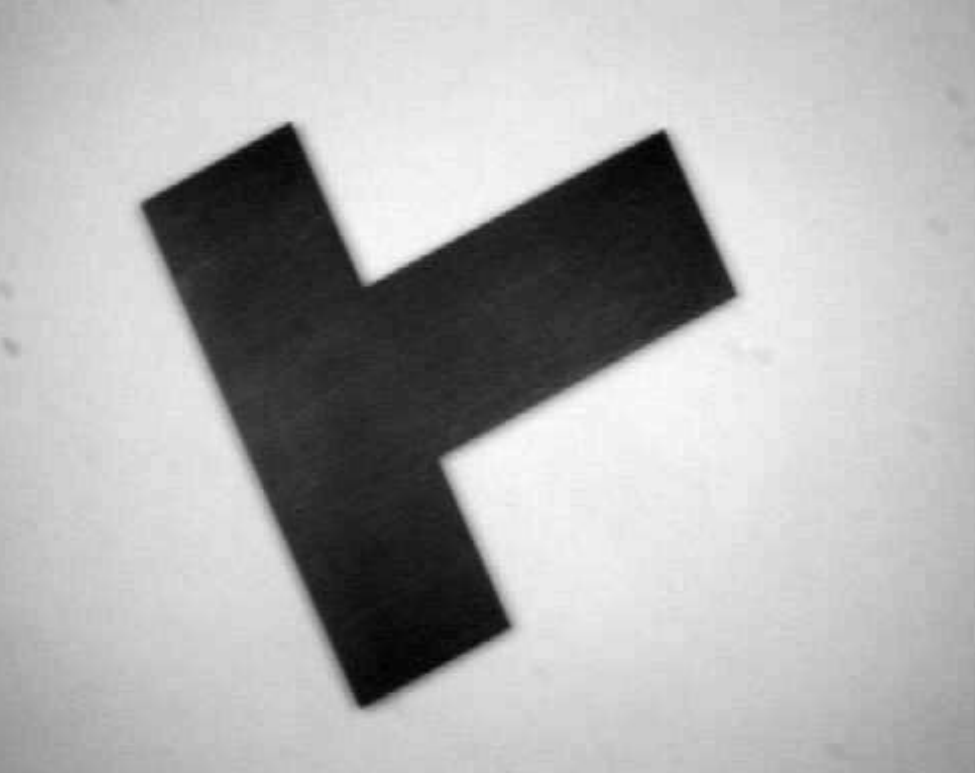
#> input picture OpenCV_Tutorial_ Examples/test.png, 975 x 773 px
$ python Histogram_and_Thresholding.py
#> lines starting #> are read from the running program, lines starting #| are printed output that depends on the picture; after the words box and inside, x2 and y2 are one past the last pixel; in counts of white or black regions, pixels touching at a corner belong together
import cv2
import numpy as np
from matplotlib import pyplot as plt


# read image
img = cv2.imread('test.png', 1)
#> img is the input picture: shape (773, 975, 3); min 1, max 251, mean 174.3
# img = cv2.imread('test1.jpg', 1)
cv2.imshow('img_window1', img)

# Image thresholding (set value of pixels that are between 120 to 255 to 255)
ret,thresh = cv2.threshold(img,120,255,cv2.THRESH_BINARY)
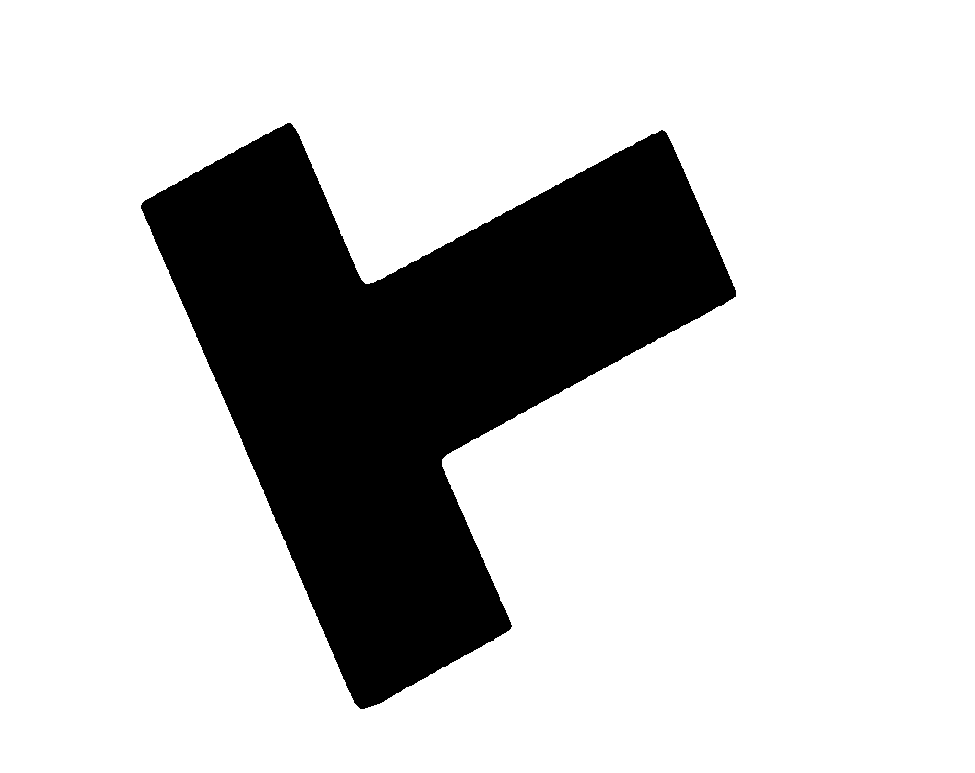
#> thresh: shape (773, 975, 3); 78.9% white; 1 black region, box (x1, y1, x2, y2) and area: (141, 123, 736, 709) 159300
cv2.imshow('img_window2', thresh)

# set a mask
mask = np.zeros(img.shape[:2],np.uint8)
mask[500:700,600:900] = 255

# calculate histogram of image
hist = cv2.calcHist([img],[2],None,[256],[0,256])
#> hist = 256 values, max 21758 at index 217, min 0 at index 0, mean 2944
hist1 = cv2.calcHist([img],[2],mask,[256],[0,256])
#> hist1 = 256 values, max 3895 at index 207, min 0 at index 0, mean 234.4
plt.plot(hist)
plt.show()
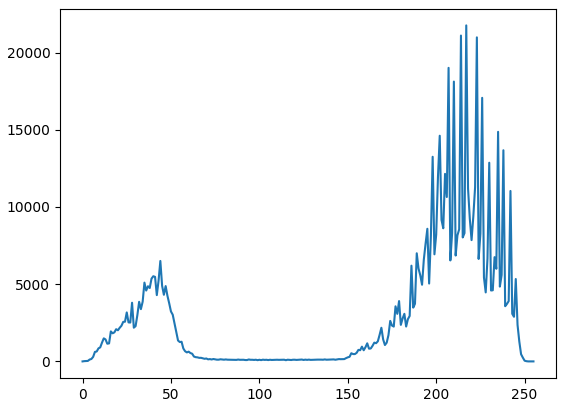
#> figure drawn by matplotlib, 1 panel; curve peaks at x = 217, y = 21758
plt.plot(hist1)
plt.show()
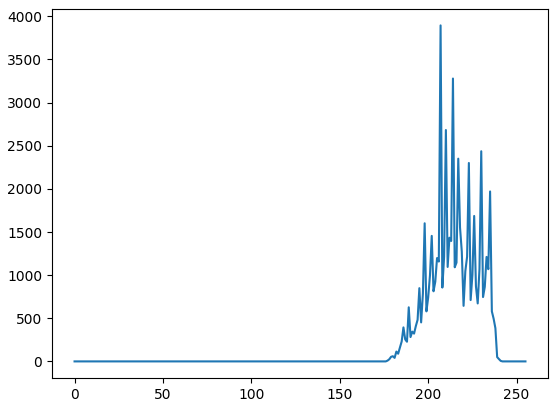
#> figure drawn by matplotlib, 1 panel; curve peaks at x = 207, y = 3895
#plt.hist(img.ravel(),256,[0,256])


plt.show()
plt.xlabel("Pixel value")
plt.ylabel("Number of pixels")
